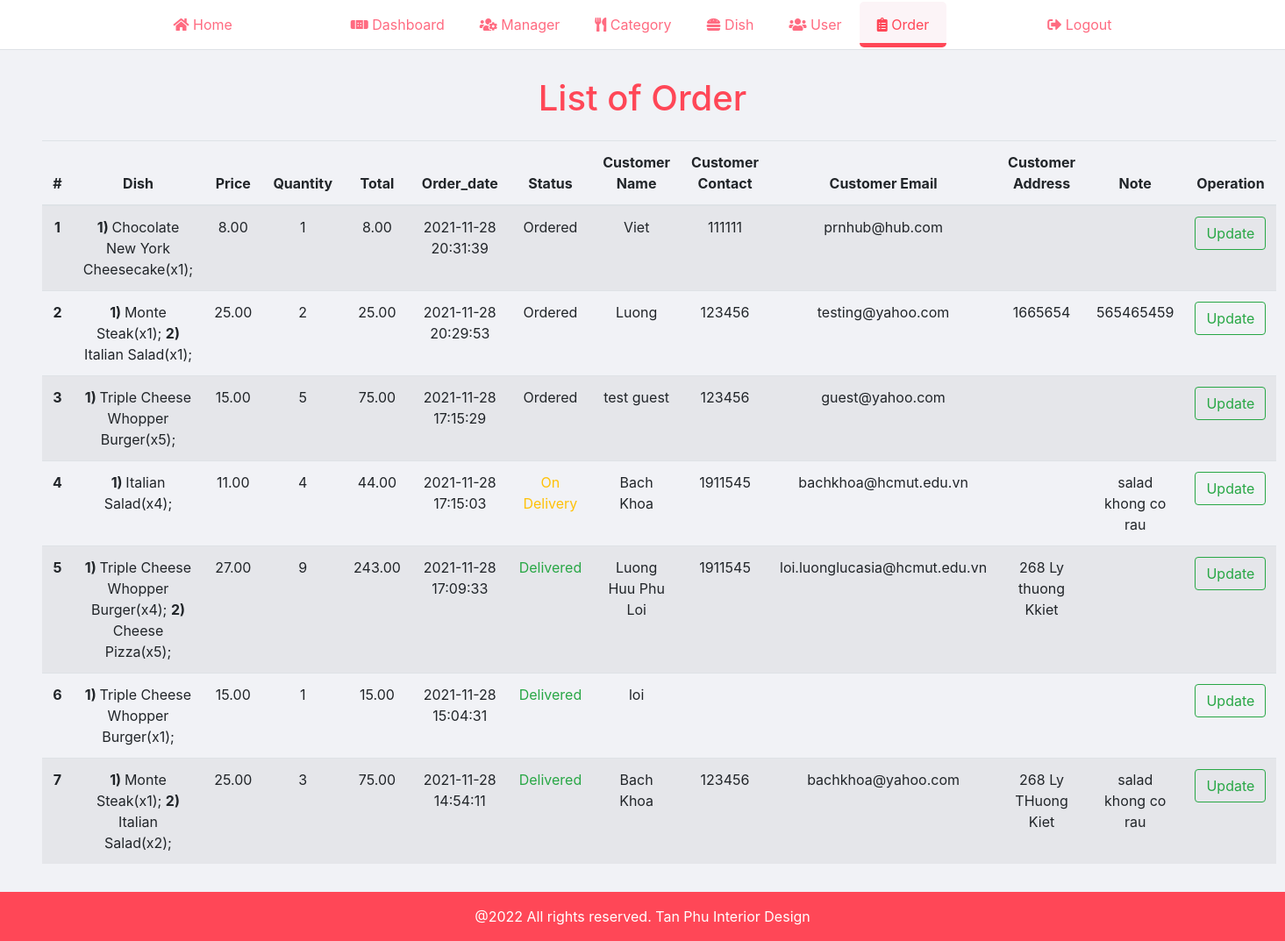
The page /manager_page/order/order.php (signed in) on the database its author committed.
### tables this page shows
CREATE TABLE `food_order` (
  `id` int(10) UNSIGNED NOT NULL,
  `food` varchar(500) NOT NULL,
  `price` decimal(10,2) NOT NULL,
  `quantity` int(11) NOT NULL,
  `total` decimal(10,2) NOT NULL,
  `order_date` datetime NOT NULL,
  `status` varchar(50) NOT NULL,
  `customer_name` varchar(150) NOT NULL,
  `customer_contact` varchar(20) NOT NULL,
  `customer_email` varchar(150) NOT NULL,
  `customer_address` varchar(255) NOT NULL,
  `note` varchar(255) NOT NULL
);

### manager_page/order/order.php (the view, shortened to what this page needs)
<?php
    include('../partials/header.php');
?>
    <div class="content">
        <div class="py-3 px-5 mobile__content">
            <h1 class="text-center primary-color mt-3">List of Order</h1>
            <table class="table table-striped mt-4 d-none d-xl-block">
                <thead>
                    <tr>
                        <th scope="col" class="text-center">#</th>
                        <th scope="col" class="text-center">Dish</th>
                        <th scope="col" class="text-center">Price</th>
                        <th scope="col" class="text-center">Quantity</th>
                        <th scope="col" class="text-center">Total</th>
                        <th scope="col" class="text-center">Order_date</th>
                        <th scope="col" class="text-center">Status</th>
                        <th scope="col" class="text-center">Customer Name</th>
                        <th scope="col" class="text-center">Customer Contact</th>
                        <th scope="col" class="text-center">Customer Email</th>
                        <th scope="col" class="text-center">Customer Address</th>
                        <th scope="col" class="text-center">Note</th>
                        <th scope="col" class="text-center">Operation</th>
                    </tr>
                </thead>
                <tbody>
                    <?php
                        $sql = "SELECT * FROM food_order ORDER BY id DESC";
                        $res = mysqli_query($connection, $sql);
                        $n = 1;
                        $count = mysqli_num_rows($res);
                        if ($count > 0) {
                            while ($row = mysqli_fetch_assoc($res)) {
                                $id = $row['id'];
                                $food = $row['food'];
                                $price = $row['price'];
                                $quantity = $row['quantity'];
                                $total = $row['total'];
                                $order_date = $row['order_date'];
                                $status = $row['status'];
                                $customer_name = $row['customer_name'];
                                $customer_contact = $row['customer_contact'];
                                $customer_email = $row['customer_email'];
                                $customer_address = $row['customer_address'];
                                $note = $row['note'];
                                ?>
                                    <tr>
                                        <th scope="row" class="text-center"><?php echo $n++; ?></th>
                                        <td class="text-center"><?php echo $food; ?></td>
                                        <td class="text-center"><?php echo $price; ?></td>
                                        <td class="text-center"><?php echo $quantity; ?></td>
                                        <td class="text-center"><?php echo $total; ?></td>
                                        <td class="text-center"><?php echo $order_date; ?></td>
                                        <td class="text-center">
                                            <?php
                                                if ($status == "Ordered") {
                                                    echo "<label>$status</label>";
                                                }
                                                else if ($status == "On Delivery") {
                                                    echo "<label class='text-warning'>$status</label>";
                                                }
                                                else if ($status == "Delivered") {
                                                    echo "<label class='text-success'>$status</label>";
                                                }
                                                else if ($status == "Cancelled") {
                                                    echo "<label class='text-danger'>$status</label>";
                                                }
                                            ?>
                                        </td>
                                        <td class="text-center"><?php echo $customer_name; ?></td>
                                        <td class="text-center"><?php echo $customer_contact; ?></td>
                                        <td class="text-center"><?php echo $customer_email; ?></td>
                                        <td class="text-center"><?php echo $customer_address; ?></td>
                                        <td class="text-center"><?php echo $note; ?></td>
                                        <td class="text-center">
                                            <a href="<?php echo SITEURL; ?>manager_page/order/update_order.php?id=<?php echo $id; ?>" class="btn btn-outline-success">Update</a>
                                        </td>
                                    </tr>
                                <?php
                            }
                        } else {
                            ?>
                                <tr>
                                    <td colspan="13"><div class="text-danger">No Order</div></td>
                                </tr>
                            <?php
                        }
                    ?>
                </tbody>
            </table>
        </div>
    </div>
<?php
    include('../partials/footer.php');
?>

### manager_page/partials/header.php (shortened to what this page needs)
<!DOCTYPE html>
<html lang="en">
<head>
    <?php
    if ($_SERVER['SCRIPT_NAME'] == "/diet/manager_page/index.php") {
        echo "<link rel='stylesheet' href='../css/bootstrap.min.css'>";
    } else {
        echo "<link rel='stylesheet' href='../../css/bootstrap.min.css'>";
    }
    if ($_SERVER['SCRIPT_NAME'] == "/diet/manager_page/index.php") {
        echo "<link rel='stylesheet' href='../css/manager.css'>";
    } else {
        echo "<link rel='stylesheet' href='../../css/manager.css'>";
    }
    if ($_SERVER['SCRIPT_NAME'] == "/diet/manager_page/index.php") {
        echo "<link rel='stylesheet' href='../font/fontawesome-free-5.15.4/css/all.min.css'>";
    } else {
        echo "<link rel='stylesheet' href='../../font/fontawesome-free-5.15.4/css/all.min.css'>";
    }
    ?>
</head>
<body>
    <div class="header border-bottom">
        <div class="py-3 container">
            <div class="mb-0 pl-0 d-flex justify-content-between align-items-center">
                <div>
                    <div class="">
                        <a class="header__item" href="<?php echo SITEURL; ?>">
                            <i class="fas fa-home"></i>
                            Home
                        </a>
                    </div>
                </div>
                <div class="d-none d-md-flex">
                    <div class="">
                        <a <?php if ($_SERVER['SCRIPT_NAME'] == "/diet/manager_page/index.php") { ?> class="header__item active" <?php   } ?> class="header__item" href="<?php echo SITEURL; ?>manager_page/index.php">
                            <i class="fas fa-band-aid"></i>
                            Dashboard
                        </a>
                    </div>
                    <div class="">
                        <a <?php if ($_SERVER['SCRIPT_NAME'] == "/diet/manager_page/manager/manager.php" || $_SERVER['SCRIPT_NAME'] == "/co3049-assignment/manager_page/manager/add_manager.php" || $_SERVER['SCRIPT_NAME'] == "/co3049-assignment/manager_page/manager/update_manager.php" || $_SERVER['SCRIPT_NAME'] == "/co3049-assignment/manager_page/manager/change_password.php") { ?> class="header__item active" <?php   } ?> class="header__item" href="<?php echo SITEURL; ?>manager_page/manager/manager.php">
                            <i class="fas fa-users-cog"></i>
                            Manager
                        </a>
                    </div>
                    <div class="">
                        <a <?php if ($_SERVER['SCRIPT_NAME'] == "/diet/manager_page/category/category.php" || $_SERVER['SCRIPT_NAME'] == "/co3049-assignment/manager_page/category/add_category.php" || $_SERVER['SCRIPT_NAME'] == "/co3049-assignment/manager_page/category/update_category.php") { ?> class="header__item active" <?php   } ?> class="header__item" href="<?php echo SITEURL; ?>manager_page/category/category.php">
                            <i class="fas fa-utensils"></i>
                            Category
                        </a>
                    </div>
                    <div class="">
                        <a <?php if ($_SERVER['SCRIPT_NAME'] == "/diet/manager_page/interior/food.php" || $_SERVER['SCRIPT_NAME'] == "/co3049-assignment/manager_page/interior/add_food.php" || $_SERVER['SCRIPT_NAME'] == "/co3049-assignment/manager_page/interior/update_food.php") { ?> class="header__item active" <?php   } ?> class="header__item" href="<?php echo SITEURL; ?>manager_page/interior/food.php">
                            <i class="fas fa-hamburger"></i>
                            Dish
                        </a>
                    </div>
                    <div class="">
                        <a <?php if ($_SERVER['SCRIPT_NAME'] == "/diet/manager_page/user/user.php" || $_SERVER['SCRIPT_NAME'] == "/co3049-assignment/manager_page/user/update_user.php" || $_SERVER['SCRIPT_NAME'] == "/co3049-assignment/manager_page/user/change_password.php") { ?> class="header__item active" <?php   } ?> class="header__item" href="<?php echo SITEURL; ?>manager_page/user/user.php">
                            <i class="fas fa-users"></i>
                            User
                        </a>
                    </div>
                    <div class="">
                        <a <?php if ($_SERVER['SCRIPT_NAME'] == "/diet/manager_page/order/order.php" || $_SERVER['SCRIPT_NAME'] == "/co3049-assignment/manager_page/order/update_order.php") { ?> class="header__item active" <?php   } ?> class="header__item" href="<?php echo SITEURL; ?>manager_page/order/order.php">
                            <i class="fas fa-clipboard-list"></i>
                            Order
                        </a>
                    </div>
                </div>
                <div class="d-none d-md-flex">
                    <div class="">
                        <a class="header__item" href="<?php echo SITEURL; ?>manager_page/logout.php">
                            <i class="fas fa-sign-out-alt"></i>
                            Logout
                        </a>
                    </div>
                </div>
            </div>
        </div>
    </div>

### manager_page/partials/footer.php (shortened to what this page needs)
    <div class="footer">
        <div class="py-3 container">
            <p class="mb-0 text-center">@2022 All rights reserved. Tan Phu Interior Design</p>
        </div>
    </div>
</body>
</html>

### css/manager.css (style rules this page uses)
.primary-color { color: #ff4757; }
.header { position: fixed; top: 0; left: 0; right: 0; background-color: white; }
.header__item { min-width: 80px; padding: 16px 20px 11px 20px; color: #ff6b81; border-radius: 5px; border-bottom: 5px solid transparent; cursor: pointer; transition: all 0.5s ease; }
.header__item.active { color: #ff4757; opacity: 1; border-color: #ff4757; background-color: rgba(194, 53, 100, 0.05); }
.content { margin-top: 56px; background-color: #f1f2f6; min-height: calc(100vh - 113px); }
.footer { background-color: #ff4757; color: white; }

### rows shown on the page
food_order: food "1) Chocolate New York Cheesecake(x1);", price "8.00", quantity "1", total "8.00", order_date "2021-11-28 20:31:39", status "Ordered", customer_name "Viet", customer_contact "111111", customer_email "prnhub@hub.com"
food_order: food "1) Monte Steak(x1); 2) Italian Salad(x1);", price "25.00", quantity "2", total "25.00", order_date "2021-11-28 20:29:53", status "Ordered", customer_name "Luong", customer_contact "123456", customer_email "testing@yahoo.com", customer_address "1665654", note "565465459"
food_order: food "1) Triple Cheese Whopper Burger(x5);", price "15.00", quantity "5", total "75.00", order_date "2021-11-28 17:15:29", status "Ordered", customer_name "test guest", customer_contact "123456", customer_email "guest@yahoo.com"
food_order: food "1) Italian Salad(x4);", price "11.00", quantity "4", total "44.00", order_date "2021-11-28 17:15:03", status "On Delivery", customer_name "Bach Khoa", customer_contact "1911545", customer_email "bachkhoa@hcmut.edu.vn", note "salad khong co rau"
food_order: food "1) Triple Cheese Whopper Burger(x4); 2) Cheese Pizza(x5);", price "27.00", quantity "9", total "243.00", order_date "2021-11-28 17:09:33", status "Delivered", customer_name "Luong Huu Phu Loi", customer_contact "1911545", customer_email "loi.luonglucasia@hcmut.edu.vn", customer_address "268 Ly thuong Kkiet"
food_order: food "1) Triple Cheese Whopper Burger(x1);", price "15.00", quantity "1", total "15.00", order_date "2021-11-28 15:04:31", status "Delivered", customer_name "loi"
food_order: food "1) Monte Steak(x1); 2) Italian Salad(x2);", price "25.00", quantity "3", total "75.00", order_date "2021-11-28 14:54:11", status "Delivered", customer_name "Bach Khoa", customer_contact "123456", customer_email "bachkhoa@yahoo.com", customer_address "268 Ly THuong Kiet", note "salad khong co rau"
